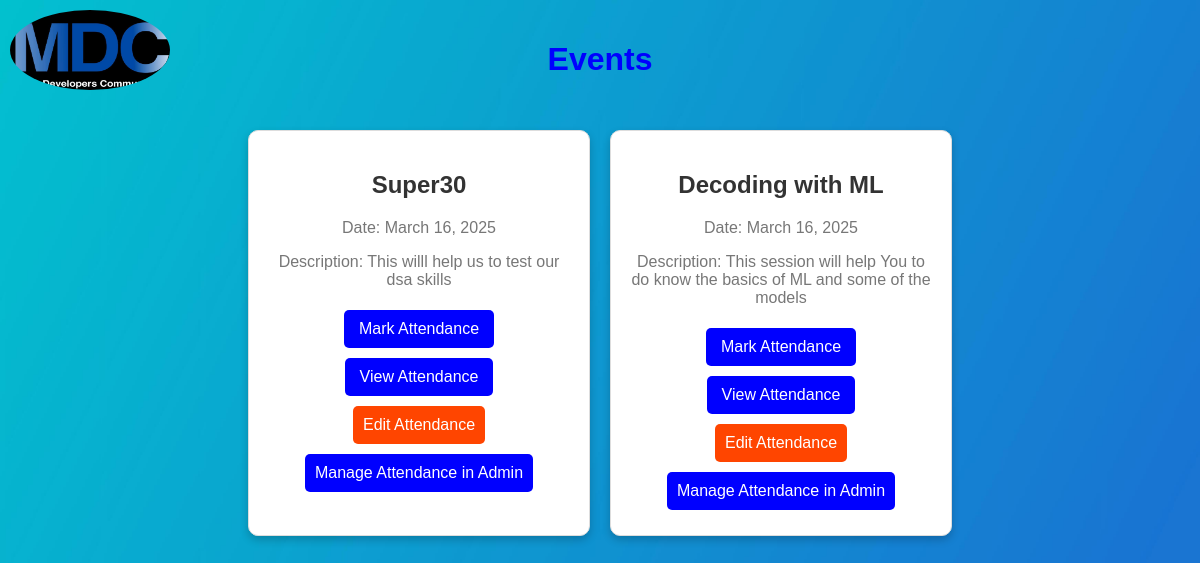
Before: /attendance/events/ with the older database file.
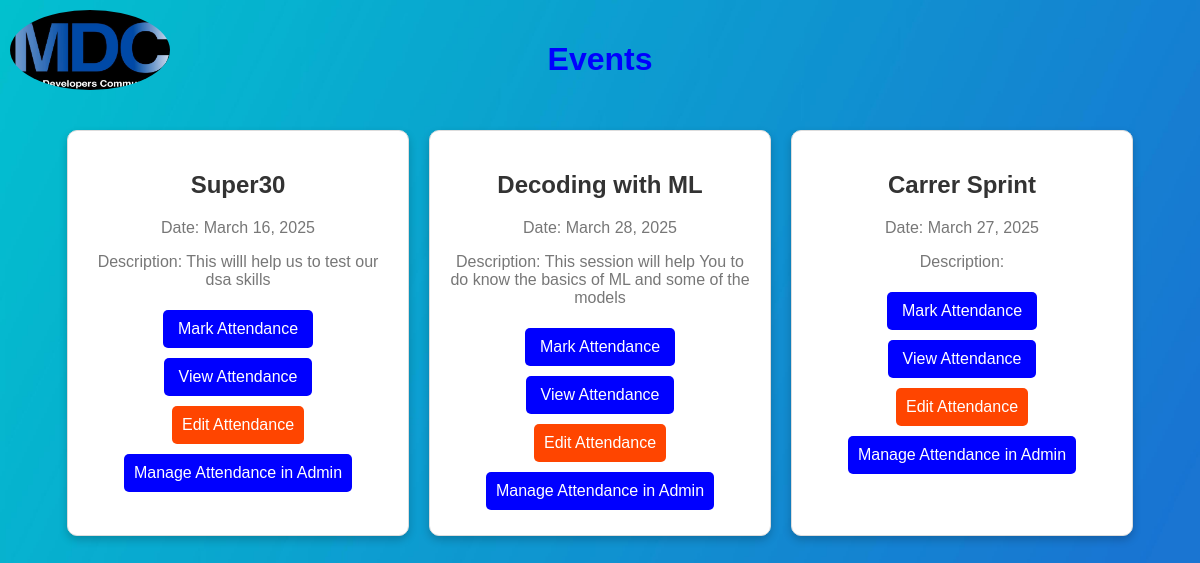
After: the same page with the newer database file.
### attendance/models.py (models this page shows, shortened)
class Event(models.Model):
    name = models.CharField(max_length=100)
    date = models.DateField()
    description = models.TextField()
    image = models.ImageField(upload_to='attendance/images/', blank=True, null=True)

### attendance/views.py (the view)
# urls.py: path('events/', views.view_events, name='view_events'),  # Events page (ensure proper name)
def view_events(request):
    events = Event.objects.all()
    return render(request, 'attendance/view_events.html', {'events': events})

### attendance/templates/attendance/view_events.html (shortened to what this page needs)
<!DOCTYPE html>
<html lang="en">
<head>
    {% load static %}
</head>
<body>
    {% load static %}
    <header>
        <img src="{% static 'attendance/logo.jpg' %}" alt="Logo">
        <h1>Events</h1>
    </header>
    <div class="event-container">
        {% for event in events %}
            <div class="event-card">
                <h2>{{ event.name }}</h2>
                <p>Date: {{ event.date }}</p>
                <p>Description: {{ event.description }}</p>
                <a href="{% url 'mark_attendance' event.id %}">Mark Attendance</a>
                <a href="{% url 'view_attendance' event.id %}">View Attendance</a>
                <a href="{% url 'edit_attendance' %}" style="color: white; background-color: orangered; padding: 10px; border-radius: 5px; text-decoration: none;">Edit Attendance</a>
                <a href="/admin/attendance/attendance/" target="_blank" style="color: white; background-color: blue; padding: 10px; border-radius: 5px; text-decoration: none;">Manage Attendance in Admin</a>
            </div>
        {% endfor %}
    </div>
</body>
</html>

Changed rows visible on the page:
changed Event "Decoding with ML": date "March 16, 2025" → "March 28, 2025"
added Event: name "Carrer Sprint", date "March 27, 2025"
